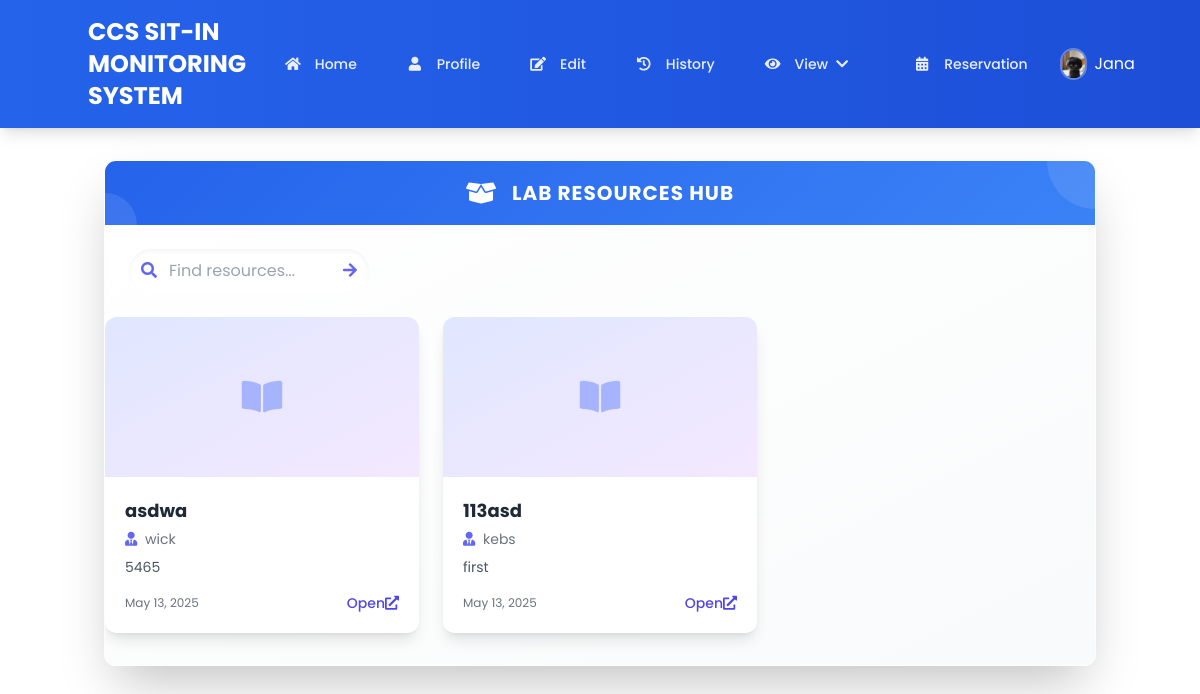
Page /user/lab_resources.php (signed in) on the committed database.
### tables this page shows
CREATE TABLE `users` (
  `STUD_NUM` int(11) NOT NULL,
  `IDNO` int(11) NOT NULL,
  `LAST_NAME` varchar(30) NOT NULL,
  `FIRST_NAME` varchar(30) NOT NULL,
  `MID_NAME` varchar(30) NOT NULL,
  `COURSE` enum('BS IN ACCOUNTANCY','BS IN BUSINESS ADMINISTRATION','BS IN CRIMINOLOGY','BS IN CUSTOMS ADMINISTRATION','BS IN INFORMATION TECHNOLOGY','BS IN COMPUTER SCIENCE','BS IN OFFICE ADMINISTRATION','BS IN SOCIAL WORK','BACHELOR OF SECONDARY EDUCATION','BACHELOR OF ELEMENTARY EDUCATION') NOT NULL,
  `YEAR_LEVEL` enum('1st Year','2nd Year','3rd Year','4th Year') NOT NULL,
  `USER_NAME` varchar(30) NOT NULL,
  `PASSWORD_HASH` varchar(255) NOT NULL,
  `UPLOAD_IMAGE` longblob DEFAULT NULL,
  `EMAIL` varchar(30) NOT NULL,
  `ADDRESS` varchar(255) NOT NULL,
  `SESSION` int(11) NOT NULL DEFAULT 30,
  `POINTS` int(5) NOT NULL,
  `TOTAL_POINTS` int(11) NOT NULL DEFAULT 0
);

CREATE TABLE `resources` (
  `RESOURCES_ID` int(11) NOT NULL,
  `RESOURCES_NAME` varchar(255) NOT NULL,
  `PROFESSOR` varchar(100) DEFAULT NULL,
  `DESCRIPTION` text DEFAULT NULL,
  `RESOURCES_IMAGE` longblob DEFAULT NULL,
  `RESOURCES_LINK` varchar(255) DEFAULT NULL,
  `CREATED_AT` timestamp NOT NULL DEFAULT current_timestamp() ON UPDATE current_timestamp()
);

### user/lab_resources.php (the view, shortened to what this page needs)
<?php
require '../db.php';
$userId = isset($_SESSION['user_id']) ? $_SESSION['user_id'] : null;
$firstName = isset($_SESSION['first_name']) ? $_SESSION['first_name'] : 'Guest';
if ($userId) {
    $stmt = $conn->prepare("SELECT UPLOAD_IMAGE FROM users WHERE STUD_NUM = ?");
    $stmt->bind_param("i", $userId);
    $stmt->execute();
    $stmt->bind_result($userImage);
    $profileImage = !empty($userImage) ? '../images/' . $userImage : "../images/image.jpg";
} else {
    $profileImage = "../images/image.jpg";
}
$resources = [];
$searchQuery = isset($_GET['search']) ? $_GET['search'] : '';
if (!empty($searchQuery)) {
    $search = "%$searchQuery%";
    $result = $conn->prepare("SELECT RESOURCES_ID, RESOURCES_NAME, PROFESSOR, DESCRIPTION, RESOURCES_LINK, RESOURCES_IMAGE, CREATED_AT
                             FROM resources
                             WHERE RESOURCES_NAME LIKE ? OR PROFESSOR LIKE ? OR DESCRIPTION LIKE ?
                             ORDER BY CREATED_AT DESC");
    $result->bind_param("sss", $search, $search, $search);
    $result->execute();
    $fetchResult = $result->get_result();
} else {
    $fetchResult = $conn->query("SELECT RESOURCES_ID, RESOURCES_NAME, PROFESSOR, DESCRIPTION, RESOURCES_LINK, RESOURCES_IMAGE, CREATED_AT
                               FROM resources ORDER BY CREATED_AT DESC");
}
if ($fetchResult && $fetchResult->num_rows > 0) {
    while ($row = $fetchResult->fetch_assoc()) {
        $resources[] = $row;
    }
}
?>
<!DOCTYPE html>
<html lang="en">
<head>
    <link rel="stylesheet" href="https://cdnjs.cloudflare.com/ajax/libs/font-awesome/5.15.4/css/all.min.css">
    <script src="https://cdn.tailwindcss.com"></script>
</head>
<body class="bg-gradient-to-br min-h-screen font-poppins" style="background: linear-gradient(135deg, #2563eb 0%, #3b82f6 100%)">
    <header class="bg-gradient-to-r from-blue-600 to-blue-700 text-white shadow-lg py-4 px-6">
        <div class="container mx-auto flex items-center justify-between">
            <div class="flex items-center">
                <h1 class="text-2xl font-bold">CCS SIT-IN MONITORING SYSTEM</h1>
            </div>
            <div class="flex items-center space-x-6">
                <nav class="hidden md:flex items-center space-x-4">
                    <a href="dashboard.php" class="nav-item<?php if(basename($_SERVER['PHP_SELF']) == 'dashboard.php') echo ' active'; ?>">
                        <i class="fas fa-home"></i>
                        <span>Home</span>
                    </a>
                    <a href="profile.php" class="nav-item<?php if(basename($_SERVER['PHP_SELF']) == 'profile.php') echo ' active'; ?>">
                        <i class="fas fa-user"></i>
                        <span>Profile</span>
                    </a>
                    <a href="edit.php" class="nav-item<?php if(basename($_SERVER['PHP_SELF']) == 'edit.php') echo ' active'; ?>">
                        <i class="fas fa-edit"></i>
                        <span>Edit</span>
                    </a>
                    <a href="history.php" class="nav-item<?php if(basename($_SERVER['PHP_SELF']) == 'history.php') echo ' active'; ?>">
                        <i class="fas fa-history"></i>
                        <span>History</span>
                    </a>
                    <div class="relative" x-data="{ open: false }">
                        <button @click="open = !open" class="nav-item">
                            <i class="fas fa-eye"></i>
                            <span>View</span>
                            <i class="fas fa-chevron-down ml-1 text-sm"></i>
                        </button>
                    </div>
                    <a href="reservation.php" class="nav-item<?php if(basename($_SERVER['PHP_SELF']) == 'reservation.php') echo ' active'; ?>">
                        <i class="fas fa-calendar-alt"></i>
                        <span>Reservation</span>
                    </a>
                    <div class="relative" x-data="{ open: false }">
                        <button @click="open = !open" class="flex items-center space-x-2">
                            <img src="<?php echo htmlspecialchars($profileImage); ?>" alt="Profile"
                                 class="w-8 h-8 rounded-full object-cover border-2 border-white/30">
                            <span class="hidden md:inline-block"><?php echo htmlspecialchars($firstName); ?></span>
                        </button>
                    </div>
                </nav>
            </div>
        </div>
    </header>
    <div class="container mx-auto px-4 py-8">
        <div class="bg-gradient-to-br from-white to-gray-50 rounded-xl shadow-2xl overflow-hidden backdrop-blur-sm border border-white/30">
            <div class="text-white p-4 flex items-center justify-center relative overflow-hidden"
                 style="background: linear-gradient(135deg, #2563eb 0%, #3b82f6 100%)">
                <div class="absolute top-0 right-0 w-24 h-24 bg-white/10 rounded-full -translate-y-1/2 translate-x-1/2"></div>
                <div class="absolute bottom-0 left-0 w-16 h-16 bg-white/10 rounded-full translate-y-1/2 -translate-x-1/2"></div>
                <i class="fas fa-box-open text-2xl mr-4 relative z-10"></i>
                <h2 class="text-xl font-bold tracking-wider uppercase relative z-10">Lab Resources Hub</h2>
            </div>
            <div class="p-6">
                    <div class="flex items-center mt-4 md:mt-0">
                        <form action="" method="GET" class="relative">
                            <input type="text" name="search" placeholder="Find resources..."
                                   value="<?php echo htmlspecialchars($searchQuery); ?>"
                                   class="pl-10 pr-4 py-2.5 w-60 rounded-full border-0 bg-white/80 backdrop-blur-md
                                         shadow-inner focus:outline-none focus:ring-2 focus:ring-indigo-500">
                            <div class="absolute left-3 top-1/2 transform -translate-y-1/2 text-indigo-500">
                                <i class="fas fa-search"></i>
                            </div>
                            <button type="submit" class="absolute right-3 top-1/2 transform -translate-y-1/2 text-indigo-500 hover:text-indigo-700">
                                <i class="fas fa-arrow-right"></i>
                            </button>
                        </form>
                    </div>
                </div>
                <div class="grid grid-cols-1 md:grid-cols-2 lg:grid-cols-3 xl:grid-cols-4 gap-6 mb-8">
                    <?php if (empty($resources)): ?>
                        <div class="col-span-full text-center py-12">
                            <div class="bg-indigo-50 rounded-xl p-8 max-w-md mx-auto">
                                <i class="fas fa-folder-open text-6xl text-indigo-300 mb-4"></i>
                                <h3 class="text-xl font-semibold text-gray-700 mb-2">No Resources Found</h3>
                                <?php if (!empty($searchQuery)): ?>
                                    <p class="text-gray-600">We couldn't find any resources matching "<?php echo htmlspecialchars($searchQuery); ?>"</p>
                                    <a href="lab_resources.php" class="mt-4 inline-block bg-indigo-600 text-white py-2 px-6 rounded-lg hover:bg-indigo-700 transition-colors">
                                        <i class="fas fa-arrow-left mr-2"></i> Back to All Resources
                                    </a>
                                <?php else: ?>
                                    <p class="text-gray-600">Check Later</p>
                                <?php endif; ?>
                            </div>
                        </div>
                    <?php else: ?>
                        <?php foreach ($resources as $index => $resource): ?>
                            <?php
                            $cardClass = "";
                            $cardType = $index % 4;
                            switch($cardType) {
                                case 0:
                                    $cardClass = "resource-card-3d";
                                    break;
                                case 1:
                                    $cardClass = "glass-card";
                                    break;
                            }
                            ?>
                            <div class="<?php echo $cardClass; ?> rounded-xl overflow-hidden shadow-lg group relative">
                                <div class="h-40 overflow-hidden">
                                    <?php if ($resource['RESOURCES_IMAGE']): ?>
                                        <img
                                             alt="<?php echo htmlspecialchars($resource['RESOURCES_NAME']); ?>"
                                             class="w-full h-full object-cover group-hover:scale-110 transition-transform duration-700">
                                    <?php else: ?>
                                        <div class="w-full h-full bg-gradient-to-br from-indigo-100 to-purple-100 flex items-center justify-center">
                                            <i class="fas fa-book-open text-4xl text-indigo-300"></i>
                                        </div>
                                    <?php endif; ?>
                                </div>
                                <div class="p-5 bg-white">
                                    <h3 class="font-bold text-gray-800 text-lg mb-1"><?php echo htmlspecialchars($resource['RESOURCES_NAME']); ?></h3>
                                    <?php if (!empty($resource['PROFESSOR'])): ?>
                                    <div class="text-sm text-gray-500 mb-2">
                                        <i class="fas fa-user-tie mr-1 text-indigo-500"></i>
                                        <?php echo htmlspecialchars($resource['PROFESSOR']); ?>
                                    </div>
                                    <?php endif; ?>
                                    <p class="text-gray-600 text-sm mb-4 line-clamp-2 <?php echo $cardType === 3 ? 'floating-label' : ''; ?>">
                                        <?php echo htmlspecialchars($resource['DESCRIPTION']); ?>
                                    </p>
                                    <div class="mt-auto flex justify-between items-center">
                                        <span class="text-xs text-gray-500"><?php echo date('M d, Y', strtotime($resource['CREATED_AT'])); ?></span>
                                        <a href="<?php echo htmlspecialchars($resource['RESOURCES_LINK']); ?>" target="_blank"
                                           class="text-indigo-600 hover:text-indigo-800 font-medium text-sm flex items-center group/link">
                                            <span class="group-hover/link:mr-2 transition-all duration-300">Open</span>
                                            <i class="fas fa-external-link-alt transform group-hover/link:translate-x-1 transition-transform"></i>
                                        </a>
                                    </div>
                                </div>
                            </div>
                        <?php endforeach; ?>
                    <?php endif; ?>
                </div>
            </div>
        </div>
</body>
</html>

### user/lab_resources.php (style rules this page uses)
body { font-family: 'Poppins', sans-serif; background: #ffffff !important; min-height: 100vh; }
.nav-item { display: flex; align-items: center; padding: 0.5rem 1rem; color: rgba(255, 255, 255, 0.9); font-size: 0.875rem; font-weight: 500; border-radius: 0.5rem; transition: all 0.2s; }
.nav-item i { width: 1.25rem; text-align: center; margin-right: 0.75rem; }

### rows in the picture
users: UPLOAD_IMAGE (picture)
resources: RESOURCES_NAME "asdwa", PROFESSOR "wick", DESCRIPTION "5465", CREATED_AT "May 13, 2025"
resources: RESOURCES_NAME "113asd", PROFESSOR "kebs", DESCRIPTION "first", CREATED_AT "May 13, 2025"

### other values in the picture
$firstName "Jana"
